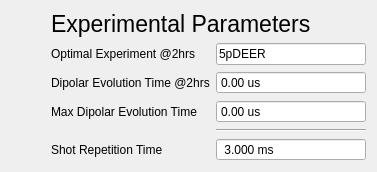
        <widget class="QWidget" name="relax">
         <attribute name="title">
          <string>Relaxation Experiments</string>
         </attribute>
         <layout class="QHBoxLayout" name="horizontalLayout_14">
          <item>
           <layout class="QHBoxLayout" name="horizontalLayout_11">
            <item>
             <layout class="QVBoxLayout" name="relax_v_left">
              <item>
               <layout class="QHBoxLayout" name="horizontalLayout_12">
                <item>
                 <spacer name="horizontalSpacer_7">
                  <property name="orientation">
                   <enum>Qt::Horizontal</enum>
                  </property>
                  <property name="sizeHint" stdset="0">
                   <size>
                    <width>40</width>
                    <height>20</height>
                   </size>
                  </property>
                 </spacer>
                </item>
               </layout>
              </item>
             </layout>
            </item>
            <item>
             <layout class="QVBoxLayout" name="verticalLayout_12" stretch="0,1">
              <item>
               <layout class="QHBoxLayout" name="horizontalLayout_13">
                <item>
                 <widget class="QLabel" name="label_16">
                  <property name="sizePolicy">
                   <sizepolicy hsizetype="Preferred" vsizetype="Fixed">
                    <horstretch>0</horstretch>
                    <verstretch>0</verstretch>
                   </sizepolicy>
                  </property>
                  <property name="font">
                   <font>
                    <pointsize>17</pointsize>
                   </font>
                  </property>
                  <property name="text">
                   <string>Experimental Parameters</string>
                  </property>
                 </widget>
                </item>
                <item>
                 <spacer name="horizontalSpacer_8">
                  <property name="orientation">
                   <enum>Qt::Horizontal</enum>
                  </property>
                  <property name="sizeType">
                   <enum>QSizePolicy::Expanding</enum>
                  </property>
                  <property name="sizeHint" stdset="0">
                   <size>
                    <width>40</width>
                    <height>20</height>
                   </size>
                  </property>
                 </spacer>
                </item>
               </layout>
              </item>
              <item>
               <layout class="QFormLayout" name="formLayout_3">
                <property name="formAlignment">
                 <set>Qt::AlignLeading|Qt::AlignLeft|Qt::AlignTop</set>
                </property>
                <item row="0" column="0">
                 <widget class="QLabel" name="label_18">
                  <property name="text">
                   <string>Optimal Experiment @2hrs</string>
                  </property>
                 </widget>
                </item>
                <item row="1" column="0">
                 <widget class="QLabel" name="label_19">
                  <property name="text">
                   <string>Dipolar Evolution Time @2hrs</string>
                  </property>
                 </widget>
                </item>
                <item row="1" column="1">
                 <widget class="QDoubleSpinBox" name="DipolarEvo2hrs">
                  <property name="sizePolicy">
                   <sizepolicy hsizetype="MinimumExpanding" vsizetype="Fixed">
                    <horstretch>0</horstretch>
                    <verstretch>0</verstretch>
                   </sizepolicy>
                  </property>
                  <property name="minimumSize">
                   <size>
                    <width>150</width>
                    <height>0</height>
                   </size>
                  </property>
                  <property name="readOnly">
                   <bool>true</bool>
                  </property>
                  <property name="buttonSymbols">
                   <enum>QAbstractSpinBox::NoButtons</enum>
                  </property>
                  <property name="suffix">
                   <string> us</string>
                  </property>
                 </widget>
                </item>
                <item row="0" column="1">
                 <widget class="QLineEdit" name="OptimalExperiment">
                  <property name="sizePolicy">
                   <sizepolicy hsizetype="MinimumExpanding" vsizetype="Fixed">
                    <horstretch>0</horstretch>
                    <verstretch>0</verstretch>
                   </sizepolicy>
                  </property>
                  <property name="minimumSize">
                   <size>
                    <width>150</width>
                    <height>0</height>
                   </size>
                  </property>
                  <property name="text">
                   <string>5pDEER</string>
                  </property>
                  <property name="frame">
                   <bool>true</bool>
                  </property>
                  <property name="readOnly">
                   <bool>true</bool>
                  </property>
                  <property name="placeholderText">
                   <string/>
                  </property>
                  <property name="clearButtonEnabled">
                   <bool>false</bool>
                  </property>
                 </widget>
                </item>
                <item row="2" column="0">
                 <widget class="QLabel" name="label_20">
                  <property name="text">
                   <string>Max Dipolar Evolution Time</string>
                  </property>
                 </widget>
                </item>
                <item row="2" column="1">
                 <widget class="QDoubleSpinBox" name="DipolarEvoMax">
                  <property name="sizePolicy">
                   <sizepolicy hsizetype="MinimumExpanding" vsizetype="Fixed">
                    <horstretch>0</horstretch>
                    <verstretch>0</verstretch>
                   </sizepolicy>
                  </property>
                  <property name="minimumSize">
                   <size>
                    <width>150</width>
                    <height>0</height>
                   </size>
                  </property>
                  <property name="readOnly">
                   <bool>true</bool>
                  </property>
                  <property name="buttonSymbols">
                   <enum>QAbstractSpinBox::NoButtons</enum>
                  </property>
                  <property name="suffix">
                   <string> us</string>
                  </property>
                 </widget>
                </item>
                <item row="3" column="1">
                 <widget class="Line" name="line_7">
                  <property name="orientation">
                   <enum>Qt::Horizontal</enum>
                  </property>
                 </widget>
                </item>
                <item row="4" column="1">
                 <widget class="QDoubleSpinBox" name="doubleSpinBox">
                  <property name="sizePolicy">
                   <sizepolicy hsizetype="MinimumExpanding" vsizetype="Fixed">
                    <horstretch>0</horstretch>
                    <verstretch>0</verstretch>
                   </sizepolicy>
                  </property>
                  <property name="minimumSize">
                   <size>
                    <width>150</width>
                    <height>0</height>
                   </size>
                  </property>
                  <property name="readOnly">
                   <bool>true</bool>
                  </property>
                  <property name="buttonSymbols">
                   <enum>QAbstractSpinBox::NoButtons</enum>
                  </property>
                  <property name="prefix">
                   <string> </string>
                  </property>
                  <property name="suffix">
                   <string> ms</string>
                  </property>
                  <property name="decimals">
                   <number>3</number>
                  </property>
                  <property name="maximum">
                   <double>10000.000000000000000</double>
                  </property>
                  <property name="value">
                   <double>3.000000000000000</double>
                  </property>
                 </widget>
                </item>
                <item row="4" column="0">
                 <widget class="QLabel" name="label_3">
                  <property name="text">
                   <string>Shot Repetition Time</string>
                  </property>
                 </widget>
                </item>
               </layout>
              </item>
             </layout>
            </item>
           </layout>
          </item>
         </layout>
        </widget>
